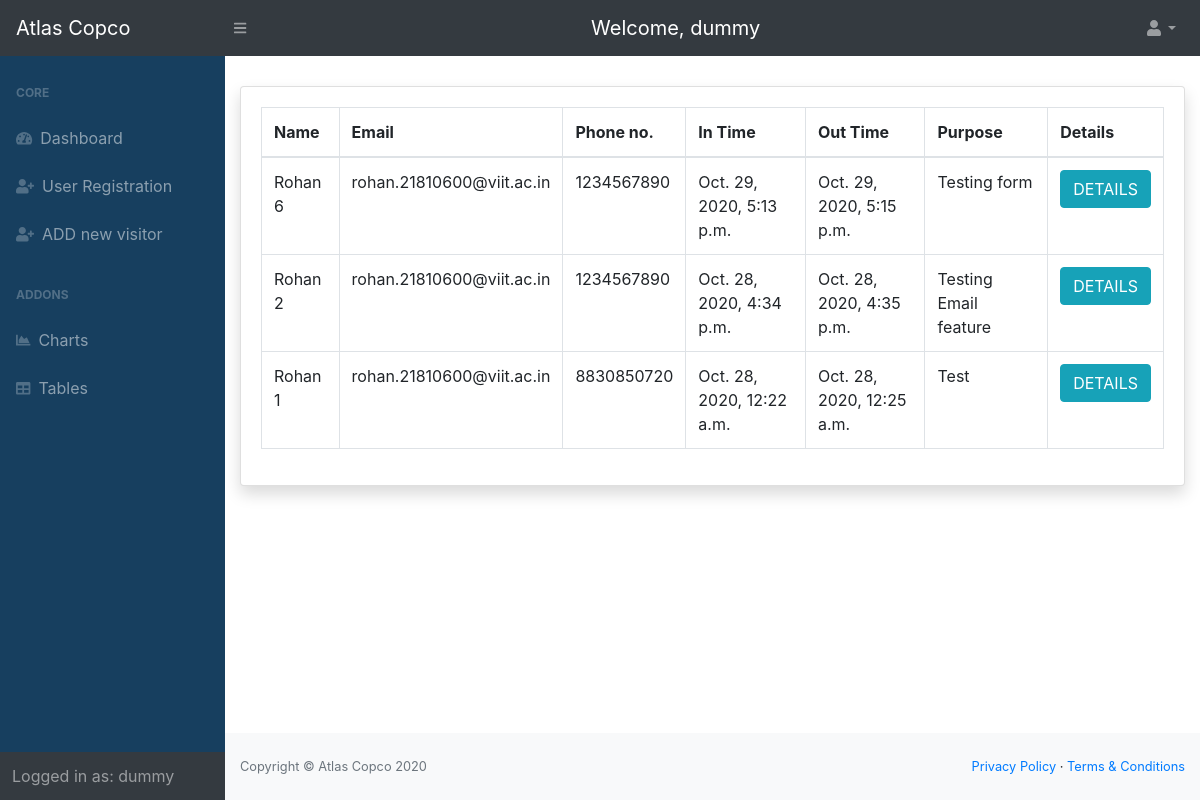
Page /allvisitors/ (signed in) on the committed database.
### entry/models.py (models this page shows, shortened)
class Visitor(models.Model):
    name = models.CharField(verbose_name='Name', max_length=200, validators=[
        MinLengthValidator(2, 'Minimum 2 Characters are required')])  # name of the visitor
    purpose = models.CharField(verbose_name='Purpose', max_length=200, validators=[
        MinLengthValidator(4, 'Minimum 4 characters are required')])  # purpose of visit
    mobile = models.IntegerField(verbose_name='Mobile number')  # mobile no. of the visitor
    email = models.EmailField(verbose_name='Email', validators=[EmailValidator()])  # email address of the visitor
    no_of_people = models.IntegerField(verbose_name='No of people')  # no. of visitors
    photo_id_number = models.CharField(verbose_name='Photo Id Number', max_length=20, null=True, blank=True)
    photo_id = models.ImageField(verbose_name='Photo Id', upload_to='media/photo_id', null=True, blank=True)
    in_time = models.DateTimeField(verbose_name='Visit In time', null=True, blank=True)  # in time of the visitor, added automatically
    out_time = models.DateTimeField(verbose_name='Visit Out Time', null=True, blank=True)  # out time of the visitor added automatically
    token = models.CharField(verbose_name='Token', max_length=200, null=True, blank=True)  # token(autogenerated)
    qrcode = models.ImageField(verbose_name='QR Code', upload_to='media/qrcodes', null=True, blank=True)  # qr code generated from the token
    user = models.ForeignKey(Employee, verbose_name='Employee to visit', on_delete=models.PROTECT)  # link to the User table, to store which user allowed the entry

### home/views.py (the view)
# urls.py: path('allvisitors/', views.AllVisitorsListView.as_view(), name='all-visitors'),
class AllVisitorsListView(LoginRequiredMixin, ListView):
    def get(self, request):
        visitor_list = Visitor.objects.filter(out_time__isnull = False).order_by('-in_time')
        context = {'visitor_list': visitor_list}
        return render(request, 'home/all_visitors.html', context)

### home/templates/home/all_visitors.html (shortened to what this page needs)
{% extends 'home/base.html' %}
{% load tz %}
{% block content %}
<div id="layoutSidenav_content">
    <main style="margin-top: 30px;">
        <div class="container-fluid">
            <div class="card shadow mb-4">
                <div class="card-body">
                    <div class="table-responsive">
                        <table class="table table-bordered" id="dataTable" width="100%" cellspacing="0">
                            <thead>
                                <tr>
                                    <th> Name </th>
                                    <th> Email </th>
                                    <th> Phone no. </th>
                                    <th> In Time </th>
                                    <th> Out Time </th>
                                    <th> Purpose </th>
                                    <th> Details </th>
                                </tr>
                            </thead>
                            <tbody>
                                {% for visitor in visitor_list %}
                                <tr>
                                    <td>{{ visitor.name }}</td>
                                    <td>{{ visitor.email }}</td>
                                    <td>{{ visitor.mobile }}</td>
                                    {% timezone "Asia/Kolkata" %}
                                        <td>{{ visitor.in_time }}</td>
                                        <td>{{ visitor.out_time }}</td>
                                    {% endtimezone %}
                                    <td>{{ visitor.purpose}}</td>
                                    <td>
                                            <button type="submit" name="delete_btn" class="btn btn-info" onclick="window.location.href='{% url 'visitor-detail' visitor.id %}'"> DETAILS </button>
                                    </td>
                                </tr>
                                {% endfor %}
                            </tbody>
                        </table>
                    </div>
                </div>
            </div>
        </div>
    </main>
    <div class="footer">
        <footer class="py-4 bg-light mt-auto">
            <div class="container-fluid">
                <div class="d-flex align-items-center justify-content-between small">
                    <div class="text-muted">Copyright &copy; Atlas Copco 2020</div>
                    <div>
                        <a href="#">Privacy Policy</a> &middot;
                        <a href="#">Terms &amp; Conditions</a>
                    </div>
                </div>
            </div>
        </footer>
    </div>
</div>
{% endblock content %}

### home/templates/home/base.html (shortened to what this page needs)
{% load static %} {% load crispy_forms_tags %}
<!DOCTYPE html>
<html lang=en>
<head>
    <link rel="stylesheet" href="https://stackpath.bootstrapcdn.com/bootstrap/4.5.2/css/bootstrap.min.css">
    <link rel="stylesheet" type="text/css" href="{% static 'home/style.css' %}">
</head>
<body>
    <nav class="sb-topnav navbar navbar-expand navbar-dark bg-dark sticky-top">
        <a class="navbar-brand" href="dashboard.html">Atlas Copco</a>
        <button class="btn btn-link btn-sm order-1 order-lg-0" id="sidebarToggle"><i class="fas fa-bars"></i></button>
        <span class="d-none d-md-inline-block form-inline ml-auto mr-0 mr-md-3 my-2 my-md-0 navbar-brand"> Welcome, {{ request.user.first_name }} </span>
        <ul class="navbar-nav ml-auto ">
            <li class="nav-item dropdown">
                <a class="nav-link dropdown-toggle" id="userDropdown" href="#" role="button" data-toggle="dropdown" aria-haspopup="true" aria-expanded="false"><i class="fas fa-user fa-fw"></i></a>
            </li>
        </ul>
    </nav>
    <div id="layoutSidenav">
        <div id="layoutSidenav_nav">
            <nav class="sb-sidenav accordion sb-sidenav-dark" id="sidenavAccordion" style="background-color: #173F5F;">
                <div class="sb-sidenav-menu">
                    <div class="nav">
                        <div class="sb-sidenav-menu-heading">Core</div>
                        <a class="nav-link" href="{% url 'home' %}">
                            <div class="sb-nav-link-icon"><i class="fas fa-tachometer-alt"></i></div>
                            Dashboard <br> {% if request.user.employee.admin %}
                            <a class="nav-link" href="{% url 'user-signup' %}">
                                <div class="sb-nav-link-icon"><i class="fas fa-user-plus"></i></div>
                                User Registration
                            </a>
                            {% endif %}
                            <a class="nav-link" href="{% url 'entry:new-visitor' %}">
                                <div class="sb-nav-link-icon"><i class="fa fa-user-plus fa-fw"></i></div>
                                ADD new visitor
                            </a>
                            {% if request.user.employee.admin %}
                            <div class="sb-sidenav-menu-heading">Addons</div>
                            <a class="nav-link" href="#">
                                <div class="sb-nav-link-icon"><i class="fas fa-chart-area"></i></div>
                                Charts
                            </a>
                            <a class="nav-link" href="#">
                                <div class="sb-nav-link-icon"><i class="fas fa-table"></i></div>
                                Tables
                            </a>
                            {% endif %}
                    </div>
                </div>
                <div class="sb-sidenav-footer">
                    <div class="large">Logged in as: {{ request.user.first_name }}</div>
                </div>
            </nav>
        </div>
        {% block content %} {% endblock content %}
    </div>
</body>
</html>

### home/static/home/style.css (style rules this page uses)
#layoutSidenav { display: flex; }
#layoutSidenav #layoutSidenav_nav { flex-basis: 225px; flex-shrink: 0; transition: transform 0.15s ease-in-out; z-index: 1038; transform: translateX(-225px); }
#layoutSidenav #layoutSidenav_content { position: relative; display: flex; flex-direction: column; justify-content: space-between; min-width: 0; flex-grow: 1; min-height: calc(100vh - 56px); margin-left: -225px; }
@media (min-width: 992px) { #layoutSidenav #layoutSidenav_nav { transform: translateX(0); } }
@media (min-width: 992px) { #layoutSidenav #layoutSidenav_content { margin-left: 0; transition: margin 0.15s ease-in-out; } }
.nav .nav-link .sb-nav-link-icon, .sb-sidenav-menu .nav-link .sb-nav-link-icon { margin-right: 0.5rem; }
.sb-topnav { padding-left: 0; height: 56px; z-index: 1039; }
.sb-topnav .navbar-brand { width: 225px; padding-left: 1rem; padding-right: 1rem; margin: 0; }
.sb-topnav.navbar-dark #sidebarToggle { color: rgba(255, 255, 255, 0.5); }
.sb-sidenav { display: flex; flex-direction: column; height: 100%; flex-wrap: nowrap; }
.sb-sidenav .sb-sidenav-menu { flex-grow: 1; }
.sb-sidenav .sb-sidenav-menu .nav { flex-direction: column; flex-wrap: nowrap; }
.sb-sidenav .sb-sidenav-menu .nav .sb-sidenav-menu-heading { padding: 1.75rem 1rem 0.75rem; font-size: 0.75rem; font-weight: bold; text-transform: uppercase; }
.sb-sidenav .sb-sidenav-menu .nav .nav-link { display: flex; align-items: center; padding-top: 0.75rem; padding-bottom: 0.75rem; position: relative; }
.sb-sidenav .sb-sidenav-menu .nav .nav-link .sb-nav-link-icon { font-size: 0.9rem; }
.sb-sidenav .sb-sidenav-footer { padding: 0.75rem; flex-shrink: 0; }
.sb-sidenav-dark { background-color: #212529; color: rgba(255, 255, 255, 0.5); }
.sb-sidenav-dark .sb-sidenav-menu .sb-sidenav-menu-heading { color: rgba(255, 255, 255, 0.25); }
.sb-sidenav-dark .sb-sidenav-menu .nav-link { color: rgba(255, 255, 255, 0.5); }
.sb-sidenav-dark .sb-sidenav-menu .nav-link .sb-nav-link-icon { color: rgba(255, 255, 255, 0.25); }
.sb-sidenav-dark .sb-sidenav-footer { background-color: #343a40; }

### rows in the picture
Visitor: name "Rohan 6", email "rohan.21810600@viit.ac.in", mobile "1234567890", in_time "Oct. 29, 2020, 5:13 p.m.", out_time "Oct. 29, 2020, 5:15 p.m.", purpose "Testing form"
Visitor: name "Rohan 2", email "rohan.21810600@viit.ac.in", mobile "1234567890", in_time "Oct. 28, 2020, 4:34 p.m.", out_time "Oct. 28, 2020, 4:35 p.m.", purpose "Testing Email feature"
Visitor: name "Rohan 1", email "rohan.21810600@viit.ac.in", mobile "8830850720", in_time "Oct. 28, 2020, 12:22 a.m.", out_time "Oct. 28, 2020, 12:25 a.m.", purpose "Test"

### other values in the picture
{{ request.user.first_name }} "dummy"
